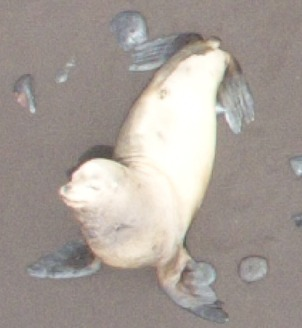
#> input picture test.jpeg, 302 x 328 px
$ python -i utils.py   (imports and definitions only)
#> lines starting #> are read from the running program, lines starting #| are printed output that depends on the picture
#> further down, picture is the input picture: shape (328, 302, 3); mean B, G, R 151.5, 157.6, 166.2
# import the necessary packages
import numpy as np
import matplotlib.pyplot as plt
import cv2

def rgb_to_hex(r, g, b):
    return ('#{:X}{:X}{:X}').format(r, g, b)

# [43 lines left out: functions centroid_histogram, plot_colors, not called in this run]

def applyFilters(img):
    gray = cv2.cvtColor(img, cv2.COLOR_BGR2GRAY)
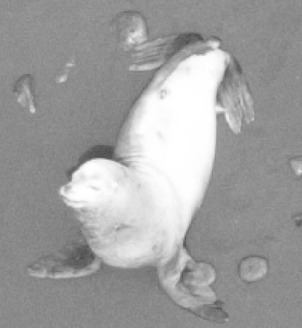
#> gray: shape (328, 302); min 77, max 255, mean 159.5

    # Histogram
    histogram = cv2.equalizeHist(gray)
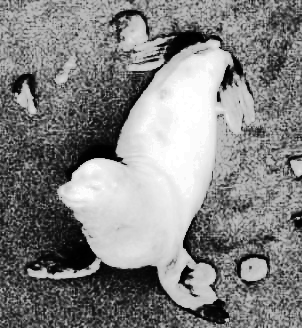
#> histogram: shape (328, 302); min 0, max 255, mean 131.3

    # Sharpening
    kernel = np.array([[0, -1, 0],[-1, 5, -1],[0, -1, 0]])
    resultImage = cv2.filter2D(src=histogram, ddepth=-1, kernel=kernel)
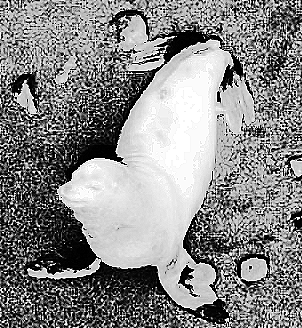
#> resultImage: shape (328, 302); min 0, max 255, mean 135

    return resultImage

>>> import cv2
>>> picture = cv2.imread('test.jpeg')
>>> result = applyFilters(picture)

$ run again, on big_seal.png
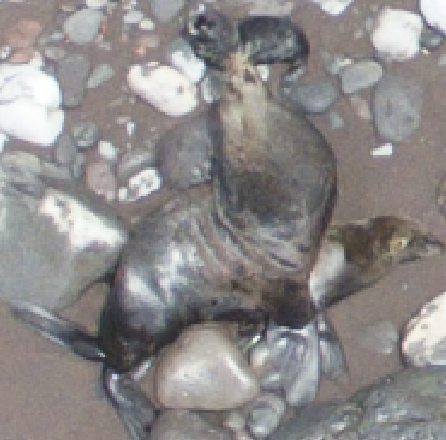
#> input picture big_seal.png, 446 x 440 px
#> picture is the input picture: shape (440, 446, 3); mean B, G, R 137.1, 137.5, 140.9
#> in applyFilters, `histogram = cv2.equalizeHist(gray)`:
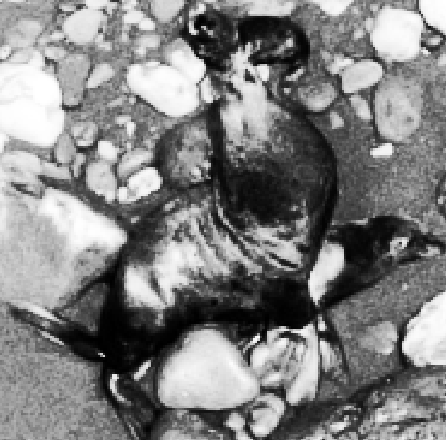
#> histogram: shape (440, 446); min 0, max 255, mean 128.7
#> in applyFilters, `resultImage = cv2.filter2D(src=histogram, ddepth=-1, kernel=kernel)`:
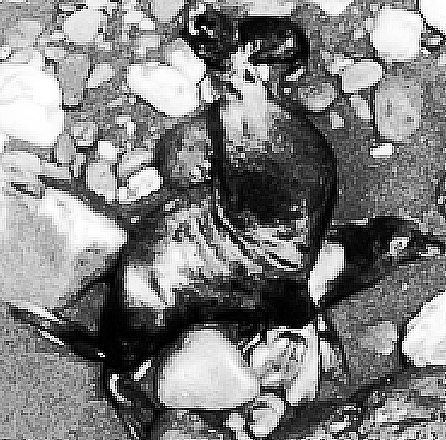
#> resultImage: shape (440, 446); min 0, max 255, mean 128.8
